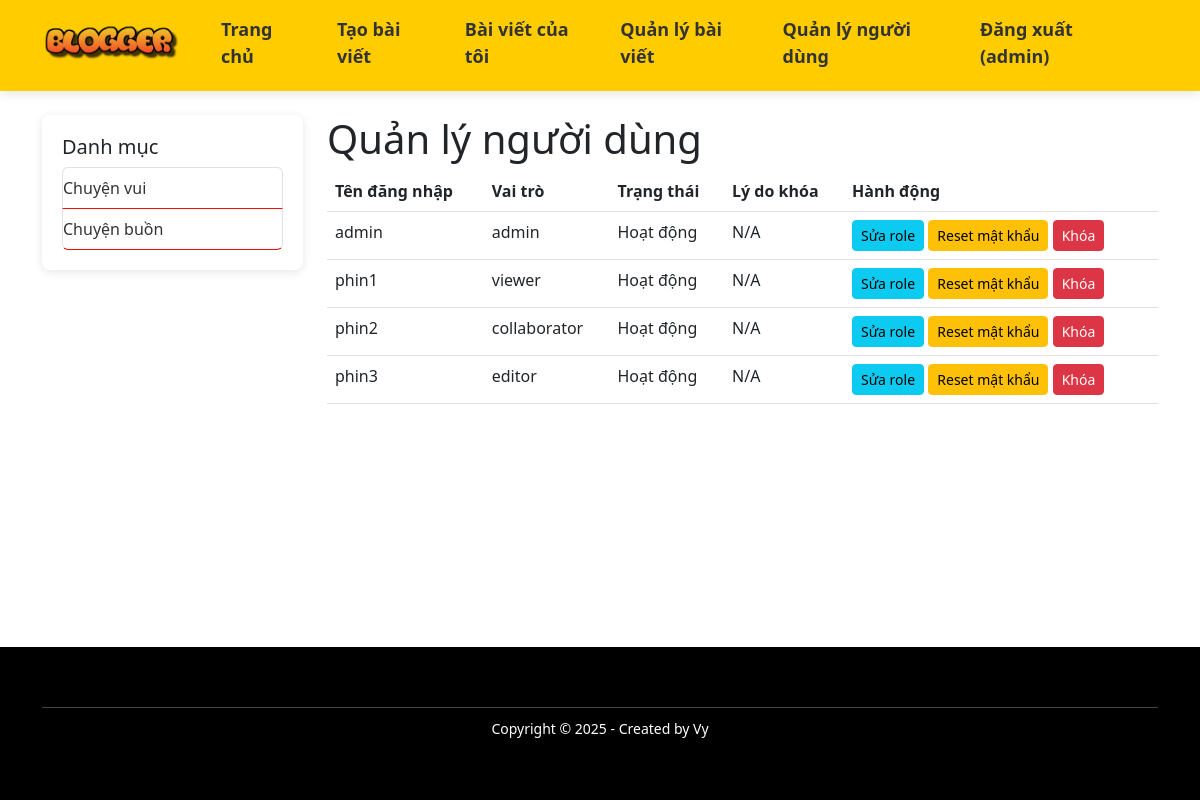
The app's page /admin/users (signed in) with its own data.
### app.py (models this page shows)
class User(db.Model):
    id = db.Column(db.Integer, primary_key=True)
    username = db.Column(db.String(50), unique=True, nullable=False)
    password = db.Column(db.String(200), nullable=False)
    role = db.Column(db.String(20), default='user')  # 'user' hoặc 'admin'
    blocked = db.Column(db.Boolean, default=False)
    block_reason = db.Column(db.String(200), default='')
    posts = db.relationship('Post', backref='user', lazy=True, cascade="all, delete-orphan")

class Category(db.Model):
    id = db.Column(db.Integer, primary_key=True)
    name = db.Column(db.String(100), unique=True, nullable=False)
    posts = db.relationship('Post', backref='category', lazy=True)

### app.py (the view)
@app.route('/admin/users')
def admin_users():
    user = current_user()
    if not user or user.role != "admin":
        flash("Bạn không có quyền truy cập trang này!", "danger")
        return redirect(url_for('index'))
    all_users = User.query.all()
    return render_template('admin_users.html', users=all_users)

### app.py (called while the page is built)
def current_user():
    if 'user_id' in session:
        return User.query.get(session['user_id'])
    return None

@app.context_processor
def inject_current_user():
    return dict(current_user=current_user)

@app.context_processor
def inject_categories():
    return dict(all_categories=Category.query.all())

### templates/admin_users.html
{% extends 'base.html' %}
{% block content %}
    <h1>Quản lý người dùng</h1>
    <table class="table">
        <thead>
            <tr>
                <th>Tên đăng nhập</th>
                <th>Vai trò</th>
                <th>Trạng thái</th>
                <th>Lý do khóa</th>
                <th>Hành động</th>
            </tr>
        </thead>
        <tbody>
        {% for user in users %}
            <tr>
                <td>{{ user.username }}</td>
                <td>{{ user.role }}</td>
                <td>{{ 'Bị khóa' if user.blocked else 'Hoạt động' }}</td>
                <td>{{ user.block_reason if user.block_reason else 'N/A' }}</td>
                <td>
                    <a href="{{ url_for('edit_role', username=user.username) }}" class="btn btn-info btn-sm">Sửa role</a>
                    <a href="{{ url_for('reset_password', username=user.username) }}" class="btn btn-warning btn-sm">Reset mật khẩu</a>
                    {% if user.blocked %}
                        <a href="{{ url_for('block_user', username=user.username, action='unblock') }}" class="btn btn-success btn-sm">Mở khóa</a>
                    {% else %}
                        <a href="{{ url_for('block_user', username=user.username, action='block', reason='Vi phạm quy định') }}" class="btn btn-danger btn-sm">Khóa</a>
                    {% endif %}
                </td>
            </tr>
        {% endfor %}
        </tbody>
    </table>
{% endblock %}

### templates/base.html (shortened to what this page needs)
<!DOCTYPE html>
<html lang="vi">
<head>
    <link rel="stylesheet" href="{{ url_for('static', filename='style.css') }}">
    <link href="https://cdn.jsdelivr.net/npm/bootstrap@5.3.0/dist/css/bootstrap.min.css" rel="stylesheet">
</head>
<body>
    <div class="wrapper">
        <nav class="navbar navbar-expand-lg" style="background-color: #ffcc00 !important;">
            <div class="container">
                <a class="navbar-brand" href="{{ url_for('index') }}">
                    <img src="{{ url_for('static', filename='cooltext477511082396913.png') }}" alt="Blog" class="blog-logo">
                </a>
                <div class="navbar-nav">
                    <a class="nav-link" href="{{ url_for('index') }}">Trang chủ</a>
                    {% if current_user() %}
                        <a class="nav-link" href="{{ url_for('create_post') }}">Tạo bài viết</a>
                        <a class="nav-link" href="{{ url_for('my_posts') }}">Bài viết của tôi</a>
                        {% if current_user().role == 'admin' %}
                            <a class="nav-link" href="{{ url_for('admin_panel') }}">Quản lý bài viết</a>
                            <a class="nav-link" href="{{ url_for('admin_users') }}">Quản lý người dùng</a>
                        {% endif %}
                        <a class="nav-link" href="{{ url_for('logout') }}">
                            Đăng xuất ({{ current_user().username }})
                        </a>
                    {% else %}
                        <a class="nav-link" href="{{ url_for('login') }}">Đăng nhập</a>
                        <a class="nav-link" href="{{ url_for('register') }}">Đăng ký</a>
                    {% endif %}
                </div>
            </div>
        </nav>
        <div class="container mt-4">
            <div class="row">
                <div class="col-md-3">
                    <div class="sidebar">
                        <h5>Danh mục</h5>
                        <ul class="list-group">
                            {% for cat in all_categories %}
                                <li class="list-group-item">
                                    <a href="{{ url_for('show_category', cat_id=cat.id) }}">
                                        {{ cat.name }}
                                    </a>
                                </li>
                            {% endfor %}
                        </ul>
                    </div>
                </div>
                <div class="col-md-9">
                    {% block content %}{% endblock %}
                </div>
            </div>
        </div>
    </div>
    <footer class="footer">
        <div class="container">
            <div class="footer-bottom">
                <p>Copyright © 2025 - Created by Vy</p>
            </div>
        </div>
    </footer>
</body>
</html>

### static/style.css (style rules this page uses)
html, body { height: 100%; margin: 0; padding: 0; display: flex; flex-direction: column; }
.wrapper { flex: 1; display: flex; flex-direction: column; }
.container { flex: 1; padding-bottom: 5px; }
.footer { background-color: #000; color: #fff; padding: 40px 0; text-align: center; }
.footer-center h3, .footer-bottom { border-top: 1px solid #444; margin-top: 20px; padding-top: 10px; font-size: 14px; }
.navbar { box-shadow: 0 3px 10px rgba(0,0,0,0.1); background-color: white; padding: 10px 0; position: sticky; top: 0; z-index: 1000; }
.navbar-brand { display: flex; align-items: center; }
.blog-logo { width: 140px; height: auto; margin-right: 15px; }
.nav-link { color: #333 !important; transition: all 0.3s ease-in-out; margin-right: 20px; font-size: 18px !important; font-weight: 800 !important; padding: 10px 20px; border-radius: 8px; border: 2px solid transparent; }
.sidebar { background: white; padding: 20px; border-radius: 8px; box-shadow: 0 2px 10px rgba(0, 0, 0, 0.1); }
.sidebar ul { list-style: none; }
.sidebar ul li { padding: 8px 0; border-bottom: 1px solid #ee0c0c; }
.sidebar ul li a { text-decoration: none; color: #333; }

### records on screen
User: username "admin", role "admin", blocked "Hoạt động", block_reason "N/A"
Category: name "Chuyện vui"
Category: name "Chuyện buồn"
User: username "phin1", role "viewer", blocked "Hoạt động", block_reason "N/A"
User: username "phin2", role "collaborator", blocked "Hoạt động", block_reason "N/A"
User: username "phin3", role "editor", blocked "Hoạt động", block_reason "N/A"
